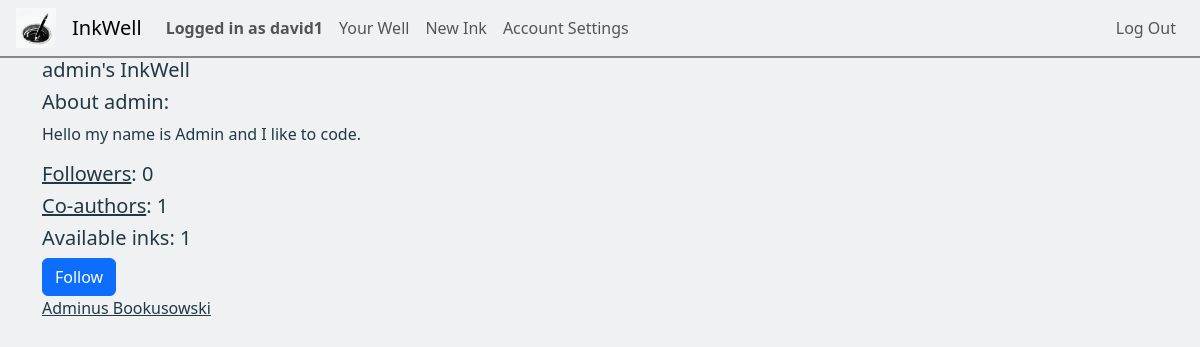
Page /well/admin (signed in) on the committed database.
### inkwell/models.py (models this page shows, shortened)
class User(AbstractUser):
    about = models.CharField(max_length=250, default="")
    profilePicture = models.ImageField(upload_to='', blank=True, null=True)
    YourCoAuthorRequests = models.PositiveIntegerField(default=0) # Amount of co-author requests the author made to other inks
    @property
    def acceptedCoAuthorRequests(self): # Amount of accepted co-author requests the author got from other authors
        acar = Ink.objects.filter(inkOwner=self).values_list('coAuthors', flat=True)
        return acar.count()
    @property
    def followers(self):
        f = Follow.objects.filter(followee=self)
        return f.count()
    def __str__(self):
        return f"{self.username}"

class Ink(models.Model):
    wellOrigin = models.ForeignKey(Well, on_delete=models.CASCADE, related_name="well_pk", default="")
    inkOwner = models.ForeignKey(User, on_delete=models.CASCADE, related_name="ink_owner", default="")
    coAuthors = models.ManyToManyField(User, related_name="CoAuthors",blank=True)
    privateStatus = models.BooleanField(default=False)
    updateStatus = models.BooleanField(default=False) # If the Ink is edited at least once, this changes to true
    ink_following = models.ManyToManyField(User, related_name="ink_following",blank=True)
    genre = models.CharField(max_length=64, default="")
    description = models.CharField(max_length=500, default="")
    title = models.CharField(max_length=64, default="")
    content = models.TextField()
    views = models.PositiveBigIntegerField(default=0)
    creation_date = models.DateTimeField(default=timezone.now, editable=False)

### inkwell/views.py (the view)
# urls.py: path('well/<str:username>', views.well, name="well"),
@login_required
def well(request, username):
    current_user = User.objects.get(pk=request.user.pk)
    wellOwner = User.objects.get(username=username)
    inks = Ink.objects.filter(inkOwner=wellOwner.pk)
    followers = wellOwner.followers
    co_authors = wellOwner.acceptedCoAuthorRequests
    followCheck = False
    if Follow.objects.filter(follower=current_user, followee=wellOwner):
        followCheck = True
    return render(request, "inkwell/well.html", {
        "wellOwner": wellOwner,
        "inks": inks,
        "followers": followers,
        "ink_number": len(inks),
        "coAuthors": co_authors,
        "followCheck": followCheck,
        "title": f"{wellOwner}'s InkWell"
    })

### inkwell/templates/inkwell/well.html (shortened to what this page needs)
{% extends "inkwell/layout.html" %}
{% block body %}
<div class="container">
    {% if wellOwner == request.user %}
        <h5>Your InkWell</h5>
    {% else %}
        <h5 id="well-username" data-name="{{ wellOwner }}">{{ wellOwner }}'s InkWell</h5>
    {% endif %}
    <div class="profileAboutMe">
        <h5>About {{ wellOwner }}:</h5>
        <p>{{ wellOwner.about }}</p>
    </div>
    <h5><a href="{% url 'followers' username=wellOwner %}">Followers</a>: {{ followers }}</h5>
    <h5><a href="{% url 'coauthors' username=wellOwner %}">Co-authors</a>: {{ coAuthors }}</h5>
    <h5>Available inks: {{ ink_number }}</h5>
    {% if wellOwner == request.user %}
        <div class="well-management displayDirectionCol">
            <a href="{% url 'ink_settings' %}">Manage your inks</a>
            <a href="{% url 'coAuthorRequestsList' %}">View requests from co-authors</a>
            <a href="{% url 'yourCoAuthorRequests' %}">View your pending co-author requests</a>
        </div>
    {% else %}
        {% if followCheck %}
            <button class="btn btn-danger" id="unfollowBtn" onclick="follow('unfollow')">Unfollow</button>
        {% else %}
            <button class="btn btn-primary" id="followBtn" onclick="follow('follow')">Follow</button>
        {% endif %}
    {% endif %}
</div>
<div class="container">
    <div id="well" class="well">
        {% for ink in inks %}
            <a href="{% url 'ink_view' inkID=ink.id %}">{{ink.title}}</a>
        {% endfor %}
    </div>
</div>
{% endblock %}

### inkwell/templates/inkwell/layout.html (shortened to what this page needs)
{% load static %}
<!DOCTYPE html>
<html lang="en">
    <head>
        <link href="https://cdn.jsdelivr.net/npm/bootstrap@5.3.2/dist/css/bootstrap.min.css" rel="stylesheet">
        <link href="{% static 'inkwell/styles.css' %}" rel="stylesheet">
    </head>
    <body>
        <nav class="navbar navbar-expand-lg">
            <img class="nav-logo" src="{% static 'inkwell/inkwell1.ico' %}" width="40px" height="40px">
            <a class="navbar-brand" href="{% url 'index' %}">InkWell</a>
            <div class="collapse navbar-collapse" id="navbarNav">
                <ul class="navbar-nav d-flex justify-content-start nav-left col">
                    {% if user.is_authenticated %}
                        <li class="nav-item">
                            <span class="nav-link text-center loggedInAs">Logged in as {{request.user.username}}</span>
                        </li>
                        <li class="nav-item">
                            <a class="nav-link text-center" href="{% url 'well' username=user.username %}">Your Well</a>
                        </li>
                        <li class="nav-item">
                            <a class="nav-link text-center" href="{% url 'newInk' %}">New Ink</a>
                        </li>
                        <li class="nav-item">
                            <a class="nav-link text-center" href="{% url 'settings' %}">Account Settings</a>
                        </li>
                    {% endif %}
                </ul>
                <ul class="navbar-nav d-flex justify-content-end nav-right col-2">
                    {% if user.is_authenticated %}
                        <li class="nav-item">
                            <a class="nav-link" href="{% url 'logout' %}">Log Out</a>
                        </li>
                    {% endif %}
                </ul>
            </div>
          </nav>
        <div class="body">
            {% block body %}
            {% endblock %}
        </div>
    </body>
</html>

### inkwell/static/inkwell/styles.css (style rules this page uses)
:root { --black: #020202ff; --dark-green: #0d2818ff; --pakistan-green: #04471cff; --sea-green: #058c42ff; --malachite: #16db65ff; --coquelicot: #f15025ff; --white: #ffffffff; --platinum: #e6e8e6ff; --timberwolf: #ced0ceff; --eerie-black: #191919ff; --gunmetal: #223843ff; --antiflash-white: #eff1f3ff; --timberwolf: #dbd3d8ff; --desert-sand: #d8b4a0ff; --burnt-sienna: #d77a61ff; --primary-color: var(--antiflash-white); --secondary-color: var(--antiflash-white); --background-color: var(--platinum); --text-color: var(--gunmetal); --border-color: #888888; }
.navbar-brand, .nav-logo { margin-left: 1rem; }
.loggedInAs { font-weight: bold; }
.navbar { border-bottom: 2px var(--border-color) solid; width: auto; }
.nav-right { margin-right: 1rem; }
p, a, h1, h2, h3, h4, h5, span { color: var(--text-color); }
body { background-color: var(--primary-color); margin: 0; }

### rows in the picture
User: user.username "david1"
User: username "admin", about "Hello my name is Admin and I like to code."
Ink: title "Adminus Bookusowski"

### other values in the picture
{{ followers }} "0"
{{ coAuthors }} "1"
{{ ink_number }} "1"
